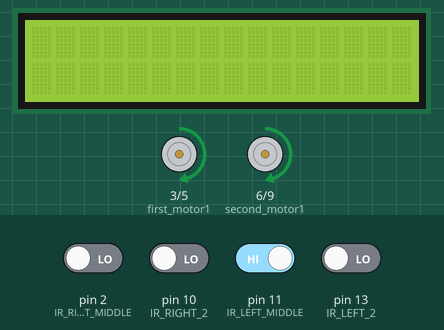
Simulated run of this sketch. Board: Arduino Uno, built with avr-gcc and run on an emulated ATmega328P. Parts: 16×2 character LCD, motor-driver pin pairs drawn as motors (green arrow = first pin HIGH = forward, orange = second pin HIGH = backward, longer = more drive). The test bench sets the inputs (shaded band); at power-on: pin 11 (IR_LEFT_MIDDLE) HIGH, pin 2 (IR_RIGHT_MIDDLE), pin 10 (IR_RIGHT_2), pin 13 (IR_LEFT_2) LOW.

Above: at 1.2 s.
1.3 s: pin 11 (IR_LEFT_MIDDLE) driven LOW
At 2.3 s:
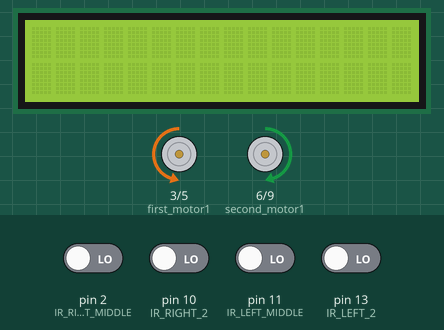
2.8 s: pin 2 (IR_RIGHT_MIDDLE) driven HIGH
At 3.5 s:
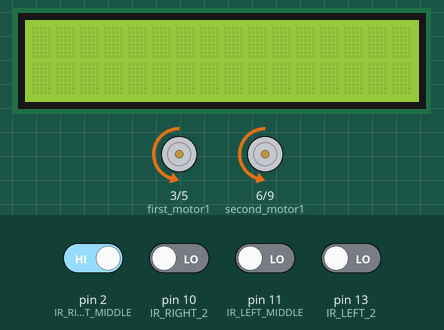
Timing chart, 0 to 5.8 s (numbered marks = the images above; inputs shaded):
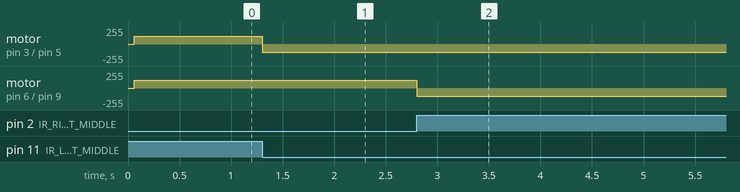

Measured:
- after the input at 1.3 s, motor on pin 3 (first_motor1) / pin 5 (first_motor2): forward 120/255 → backward 120/255 at once
- after the input at 2.8 s, motor on pin 6 (second_motor1) / pin 9 (second_motor2): forward 120/255 → backward 120/255 at once

The sketch:

Line_Follower_Robot_Final.ino
```cpp
/*************************************************************************************************************************************************************/
/* File Name : LineFollower.ino                                                                                                                                        */
/* File Info. :This File contains Functionality of this Application                                                                                          */
/* Version :V1.0                                                                                                                                            */
/* Data : 20 April 2021.                                                                                                                                     */
/* Author : Mariam Awad Allah .                                                                                                                              */
/************************************************************************************************************************************************************/

#include <LiquidCrystal.h>
// define IR sensors pins:

#define   IR_RIGHT_MIDDLE      2
#define   IR_RIGHT_2           10
#define   IR_LEFT_MIDDLE       11
#define   IR_LEFT_2            13


// define Motor driver input pins:

#define first_motor1  3          // IN 1 for motor 1
#define first_motor2  5          // IN 2 for motor 1
#define second_motor1 6          // IN 1 for motor 2
#define second_motor2 9          // IN 2 for motor 2

// define LCD pins:

#define rs A0                     // Register select pin
#define en A1                     // Enable pin
#define d4 A2                     // Data pin 4
#define d5 A3                     // Data pin 5
#define d6 A4                     // Data pin 6
#define d7 A5                     // Data pin 7

byte Speed =  120;
/*void motorForward();
void motorRight();
void motorLeft(); */

LiquidCrystal lcd(rs, en, d4, d5, d6, d7);


//signals of four sensors

bool Left_mid1;
bool Left2;
bool Right_mid1;
bool Right2;


void setup() {

//for motors
pinMode(first_motor1,OUTPUT);
pinMode(first_motor2,OUTPUT);
pinMode(second_motor1,OUTPUT);
pinMode(second_motor2,OUTPUT);

//for IRs
pinMode(IR_RIGHT_MIDDLE,INPUT);
pinMode(IR_RIGHT_2,INPUT);
pinMode(IR_LEFT_MIDDLE,INPUT);
pinMode(IR_LEFT_2,INPUT);

//for  LCD
lcd.begin(16, 2);
}

void loop() {
Left_mid1=digitalRead(IR_LEFT_MIDDLE);          //read of first left sensor..
Left2=digitalRead(IR_LEFT_2);                  //read of second left sensor"not middle"..

Right_mid1=digitalRead(IR_RIGHT_MIDDLE);      //read of first right sensor..
Right2=digitalRead(IR_RIGHT_2);              //read of second right sensor"not middle"..

//forward..
if(Left_mid1==0 && Left2==0 && Right_mid1==0 && Right2==0 ){

  motorForward();
}

if(Left_mid1==1 && Left2==1 && Right_mid1==1 && Right2==1 ){

 motorForward();
}

//right..
if(Left_mid1==0 && Left2==0 && Right_mid1==1 && Right2==0 ){

  motorRight();
}


if(Left_mid1==0 && Left2==0 && Right_mid1==0 && Right2==1 ){

  motorRight();
}

if(Left_mid1==0 && Left2==0 && Right_mid1==1 && Right2==1 ){

  motorRight();
}


//left
if(Left_mid1==1 && Left2==0 && Right_mid1==0 && Right2==0 ){

  motorLeft();
}


if(Left_mid1==1 && Left2==1 && Right_mid1==0 && Right2==0 ){

  motorLeft();
}
if(Left_mid1==0 && Left2==1 && Right_mid1==0 && Right2==0 ){

  motorLeft();
}


}


void motorForward()
{
  analogWrite(first_motor1,0);
  analogWrite(first_motor2,Speed);
  analogWrite(second_motor1,Speed);
  analogWrite(second_motor2,0);
}

//---------------------------------------------

void motorLeft()
{
  analogWrite(first_motor1,Speed);
  analogWrite(first_motor2,0);
  analogWrite(second_motor1,Speed);
  analogWrite(second_motor2,0);
}
//---------------------------------------------

void motorRight()
  {
   analogWrite(first_motor1,0);
   analogWrite(first_motor2, Speed);
   analogWrite(second_motor1,0);
   analogWrite(second_motor2, Speed);
  }

//---------------------------------------------
```
